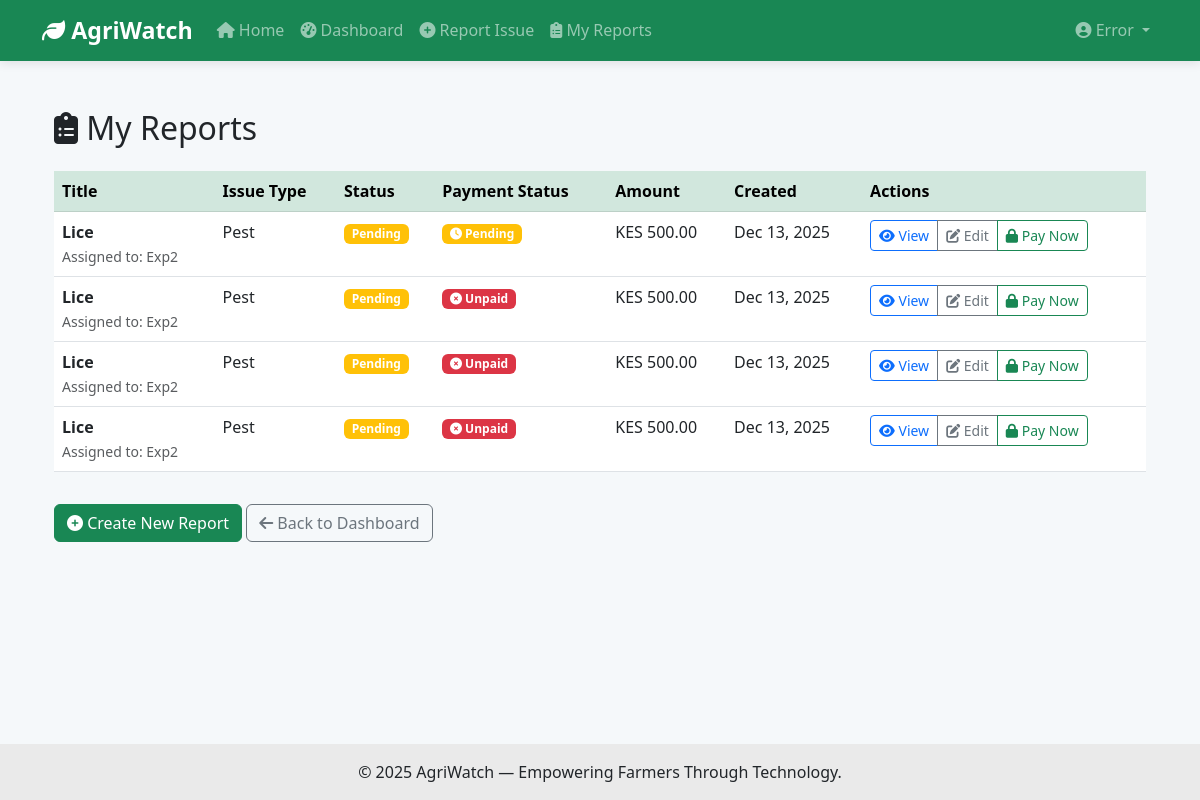
The page /farmcare/reports/ (signed in) on the database its author committed.
### accounts/models.py (models this page shows, shortened)
class User(AbstractUser):
    USER_TYPE_CHOICES = (
        ('farmer', 'Farmer'),
        ('expert', 'Expert'),
    )
    user_type = models.CharField(max_length=10, choices=USER_TYPE_CHOICES)
    profile_image = CloudinaryField('image', blank=True, null=True)
    bio = models.TextField(max_length=500, null=True, blank=True)
    specialties = models.CharField(max_length=250, null=True, blank=True,
                                   help_text='Comma separated list of specialties')
    credentials = models.TextField(null=True, blank=True, help_text='Qualifications and credentials')
    available = models.BooleanField(default=True, help_text='Is the expert currently available?')
    avg_rating = models.DecimalField(max_digits=3, decimal_places=2, default=0.00)
    rating_count = models.IntegerField(default=0)
    @property
    def unread_notifications_count(self):
        try:
            return self.notifications.filter(unread=True).count()
        except Exception:
            return 0

### farmcare/models.py (models this page shows, shortened)
class Report(models.Model):
    ISSUE_TYPE_CHOICES = (
        ('pest', 'Pest'),
        ('disease', 'Disease'),
        ('weather', 'Weather Damage'),
        ('soil', 'Soil Issue'),
        ('water', 'Water/Irrigation'),
        ('other', 'Other'),
    )
    STATUS_CHOICES = (
        ('pending', 'Pending'),
        ('in_progress', 'In Progress'),
        ('resolved', 'Resolved'),
    )
    PAYMENT_STATUS_CHOICES = (
        ('unpaid', 'Unpaid'),
        ('pending', 'Payment Pending'),
        ('paid', 'Paid'),
        ('failed', 'Payment Failed'),
    )
    user = models.ForeignKey(User, on_delete=models.CASCADE, related_name='reports')
    title = models.CharField(max_length=200)
    description = models.TextField()
    issue_type = models.CharField(max_length=20, choices=ISSUE_TYPE_CHOICES, default='pest')
    status = models.CharField(max_length=20, choices=STATUS_CHOICES, default='pending')
    assigned_to = models.ForeignKey(User, on_delete=models.SET_NULL, null=True, blank=True, related_name='assigned_reports')
    payment_status = models.CharField(max_length=20, choices=PAYMENT_STATUS_CHOICES, default='unpaid')
    amount = models.DecimalField(max_digits=10, decimal_places=2, default=500.00)  # Default 500 KES
    photo = CloudinaryField('image', blank=True, null=True)
    created_at = models.DateTimeField(auto_now_add=True)
    updated_at = models.DateTimeField(auto_now=True)
    class Meta:
        ordering = ['-created_at']

### farmcare/views.py (the view)
# urls.py: path('reports/', views.reports_list_view, name='reports'),
@login_required
def reports_list_view(request):
    reports = Report.objects.filter(user=request.user)
    for report in reports:
        if report.payment_status == 'unpaid' and hasattr(report, 'payments'):
            latest_payment = report.payments.first()
            if latest_payment and latest_payment.transaction_status == 'pending':
                report.payment_status = 'pending'
                report.save()
    context = {
        'reports': reports,
    }
    return render(request, 'farmcare/reports_list.html', context)

### templates/farmcare/reports_list.html
{% extends 'base.html' %}
{% block content %}
<div class="container py-4">
    <h2 class="mb-4"><i class="fas fa-clipboard-list"></i> My Reports</h2>
    {% if reports %}
    <div class="table-responsive">
        <table class="table table-hover">
            <thead class="table-success">
                <tr>
                    <th>Title</th>
                    <th>Issue Type</th>
                    <th>Status</th>
                    <th>Payment Status</th>
                    <th>Amount</th>
                    <th>Created</th>
                    <th>Actions</th>
                </tr>
            </thead>
            <tbody>
                {% for report in reports %}
                <tr>
                    <td>
                        <strong>{{ report.title }}</strong>
                        {% if report.assigned_to %}
                        <br>
                        <small class="text-muted">
                            Assigned to: {{ report.assigned_to.get_full_name|default:report.assigned_to.username }}
                        </small>
                        {% endif %}
                    </td>
                    <td>{{ report.get_issue_type_display }}</td>
                    <td>
                        <span class="badge {% if report.status == 'pending' %}bg-warning{% elif report.status == 'in_progress' %}bg-primary{% else %}bg-success{% endif %}">
                            {{ report.get_status_display }}
                        </span>
                    </td>
                    <td>
                        {% if report.payment_status == 'paid' %}
                            <span class="badge bg-success"><i class="fas fa-check-circle"></i> Paid</span>
                        {% elif report.payment_status == 'pending' %}
                            <span class="badge bg-warning"><i class="fas fa-clock"></i> Pending</span>
                        {% else %}
                            <span class="badge bg-danger"><i class="fas fa-times-circle"></i> Unpaid</span>
                        {% endif %}
                    </td>
                    <td>KES {{ report.amount }}</td>
                    <td>{{ report.created_at|date:"M d, Y" }}</td>
                    <td>
                        <div class="btn-group btn-group-sm">
                            <a href="{% url 'farmcare:report_detail' report.pk %}" class="btn btn-outline-primary">
                                <i class="fas fa-eye"></i> View
                            </a>
                            <a href="{% url 'farmcare:report_edit' report.pk %}" class="btn btn-outline-secondary">
                                <i class="fas fa-edit"></i> Edit
                            </a>
                            {% if report.payment_status != 'paid' %}
                            <a href="{% url 'farmcare:payment_checkout' report.pk %}" class="btn btn-outline-success">
                                <i class="fas fa-lock"></i> Pay Now
                            </a>
                            {% endif %}
                        </div>
                    </td>
                </tr>
                {% endfor %}
            </tbody>
        </table>
    </div>
    {% else %}
    <div class="alert alert-info">
        <i class="fas fa-info-circle"></i> You haven't created any reports yet.
        <a href="{% url 'farmcare:report_create' %}" class="alert-link">Create your first report</a>.
    </div>
    {% endif %}
    <div class="mt-3">
        <a href="{% url 'farmcare:report_create' %}" class="btn btn-success">
            <i class="fas fa-plus-circle"></i> Create New Report
        </a>
        <a href="{% url 'farmcare:dashboard' %}" class="btn btn-outline-secondary">
            <i class="fas fa-arrow-left"></i> Back to Dashboard
        </a>
    </div>
</div>
{% endblock %}

### templates/base.html (shortened to what this page needs)
<!DOCTYPE html>
<html lang="en">
<head>
    <link href="https://cdn.jsdelivr.net/npm/bootstrap@5.3.0/dist/css/bootstrap.min.css" rel="stylesheet">
    <link rel="stylesheet" href="https://cdnjs.cloudflare.com/ajax/libs/font-awesome/6.4.0/css/all.min.css">
</head>
<body>
    <nav class="navbar navbar-expand-lg navbar-dark bg-success sticky-top">
        <div class="container">
            <a class="navbar-brand" href="{% url 'home' %}">
                <i class="fas fa-leaf"></i> AgriWatch
            </a>
            <div class="collapse navbar-collapse" id="navbarNav">
                <ul class="navbar-nav me-auto">
                    {% if user.is_authenticated %}
                        <li class="nav-item">
                            <a class="nav-link" href="{% url 'home' %}">
                                <i class="fas fa-home"></i> Home
                            </a>
                        </li>
                        <li class="nav-item">
                            <a class="nav-link" href="{% if user.user_type == 'expert' %}{% url 'farmcare:expert_dashboard' %}{% else %}{% url 'farmcare:dashboard' %}{% endif %}">
                                <i class="fas fa-tachometer-alt"></i> Dashboard
                            </a>
                        </li>
                        {% if user.user_type != 'expert' %}
                        <li class="nav-item">
                            <a class="nav-link" href="{% url 'farmcare:report_create' %}">
                                <i class="fas fa-plus-circle"></i> Report Issue
                            </a>
                        </li>
                        {% endif %}
                        <li class="nav-item">
                            <a class="nav-link" href="{% url 'farmcare:reports' %}">
                                <i class="fas fa-clipboard-list"></i> My Reports
                            </a>
                        </li>
                    {% endif %}
                </ul>
                <ul class="navbar-nav">
                    {% if user.is_authenticated %}
                        <li class="nav-item dropdown">
                            <a class="nav-link dropdown-toggle" href="#" id="navbarDropdown" role="button"
                               data-bs-toggle="dropdown" aria-expanded="false">
                                <i class="fas fa-user-circle"></i> {{ user.username }}
                            </a>
                        </li>
                    {% endif %}
                </ul>
            </div>
        </div>
    </nav>
    <div class="content">
        <div class="container mt-4">
            {% block content %}{% endblock %}
        </div>
    </div>
    <footer class="py-3 text-center">
        <p class="mb-0">&copy; 2025 AgriWatch — Empowering Farmers Through Technology.</p>
    </footer>
</body>
</html>

### templates/base.html (style rules this page uses)
body { margin: 0; padding: 0; min-height: 100vh; display: flex; flex-direction: column; background-color: #f5f8fa; }
.content { flex: 1; }
.navbar-brand { font-weight: bold; font-size: 1.45rem; }
footer { background: #eaeaea; }
.navbar { transition: all 0.3s ease-in-out; box-shadow: 0 2px 10px rgba(0, 0, 0, 0.1); }

### rows shown on the page
User: username "Error"
Report: title "Lice", assigned_to.get_full_name "Exp2", issue_type "Pest", status "Pending", payment_status "pending" (drawn), amount "500.00", created_at "Dec 13, 2025"
Report: title "Lice", assigned_to.get_full_name "Exp2", issue_type "Pest", status "Pending", payment_status "unpaid" (drawn), amount "500.00", created_at "Dec 13, 2025"
Report: title "Lice", assigned_to.get_full_name "Exp2", issue_type "Pest", status "Pending", payment_status "unpaid" (drawn), amount "500.00", created_at "Dec 13, 2025"
Report: title "Lice", assigned_to.get_full_name "Exp2", issue_type "Pest", status "Pending", payment_status "unpaid" (drawn), amount "500.00", created_at "Dec 13, 2025"
